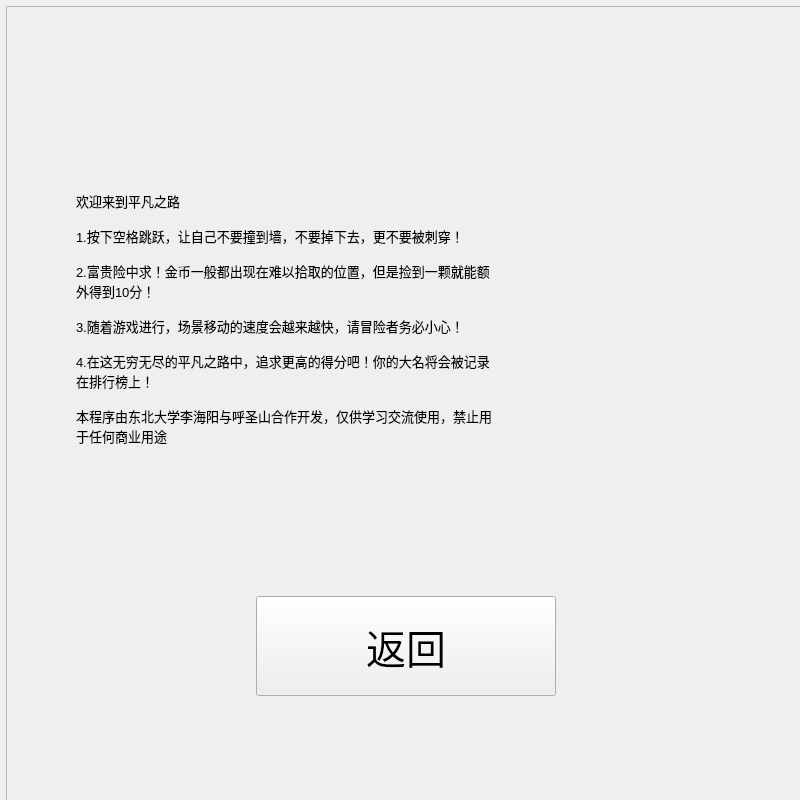
<?xml version="1.0" encoding="UTF-8"?>
<ui version="4.0">
 <class>widget_help</class>
 <widget class="QWidget" name="widget_help">
  <property name="geometry">
   <rect>
    <x>0</x>
    <y>0</y>
    <width>800</width>
    <height>800</height>
   </rect>
  </property>
  <property name="windowTitle">
   <string>Form</string>
  </property>
  <widget class="QFrame" name="frame">
   <property name="geometry">
    <rect>
     <x>6</x>
     <y>6</y>
     <width>800</width>
     <height>800</height>
    </rect>
   </property>
   <property name="styleSheet">
    <string notr="true">#frame{border-image: url(:/images/images/help.png);}</string>
   </property>
   <property name="frameShape">
    <enum>QFrame::StyledPanel</enum>
   </property>
   <property name="frameShadow">
    <enum>QFrame::Raised</enum>
   </property>
   <layout class="QVBoxLayout" name="verticalLayout">
    <item>
     <spacer name="verticalSpacer">
      <property name="orientation">
       <enum>Qt::Vertical</enum>
      </property>
      <property name="sizeType">
       <enum>QSizePolicy::Fixed</enum>
      </property>
      <property name="sizeHint" stdset="0">
       <size>
        <width>20</width>
        <height>30</height>
       </size>
      </property>
     </spacer>
    </item>
    <item>
     <layout class="QHBoxLayout" name="horizontalLayout_2">
      <item>
       <spacer name="horizontalSpacer_3">
        <property name="orientation">
         <enum>Qt::Horizontal</enum>
        </property>
        <property name="sizeType">
         <enum>QSizePolicy::Fixed</enum>
        </property>
        <property name="sizeHint" stdset="0">
         <size>
          <width>60</width>
          <height>20</height>
         </size>
        </property>
       </spacer>
      </item>
      <item>
       <widget class="QLabel" name="label">
        <property name="sizePolicy">
         <sizepolicy hsizetype="Expanding" vsizetype="Expanding">
          <horstretch>0</horstretch>
          <verstretch>0</verstretch>
         </sizepolicy>
        </property>
        <property name="font">
         <font>
          <pointsize>10</pointsize>
         </font>
        </property>
        <property name="text">
         <string>欢迎来到平凡之路

1.按下空格跳跃，让自己不要撞到墙，不要掉下去，更不要被刺穿！

2.富贵险中求！金币一般都出现在难以拾取的位置，但是捡到一颗就能额
外得到10分！

3.随着游戏进行，场景移动的速度会越来越快，请冒险者务必小心！

4.在这无穷无尽的平凡之路中，追求更高的得分吧！你的大名将会被记录
在排行榜上！

本程序由东北大学李海阳与呼圣山合作开发，仅供学习交流使用，禁止用
于任何商业用途</string>
        </property>
       </widget>
      </item>
      <item>
       <spacer name="horizontalSpacer_4">
        <property name="orientation">
         <enum>Qt::Horizontal</enum>
        </property>
        <property name="sizeType">
         <enum>QSizePolicy::Fixed</enum>
        </property>
        <property name="sizeHint" stdset="0">
         <size>
          <width>40</width>
          <height>20</height>
         </size>
        </property>
       </spacer>
      </item>
     </layout>
    </item>
    <item>
     <layout class="QHBoxLayout" name="horizontalLayout">
      <item>
       <spacer name="horizontalSpacer">
        <property name="orientation">
         <enum>Qt::Horizontal</enum>
        </property>
        <property name="sizeHint" stdset="0">
         <size>
          <width>40</width>
          <height>20</height>
         </size>
        </property>
       </spacer>
      </item>
      <item>
       <widget class="QPushButton" name="btnReturn">
        <property name="sizePolicy">
         <sizepolicy hsizetype="Fixed" vsizetype="Fixed">
          <horstretch>0</horstretch>
          <verstretch>0</verstretch>
         </sizepolicy>
        </property>
        <property name="minimumSize">
         <size>
          <width>300</width>
          <height>100</height>
         </size>
        </property>
        <property name="font">
         <font>
          <pointsize>30</pointsize>
         </font>
        </property>
        <property name="styleSheet">
         <string notr="true">#btnReturn{border-image: url(:/images/images/btn1.png);}
#btnReturn:hover{border-image: url(:/images/images/btn2.png);}</string>
        </property>
        <property name="text">
         <string>返回</string>
        </property>
       </widget>
      </item>
      <item>
       <spacer name="horizontalSpacer_2">
        <property name="orientation">
         <enum>Qt::Horizontal</enum>
        </property>
        <property name="sizeHint" stdset="0">
         <size>
          <width>40</width>
          <height>20</height>
         </size>
        </property>
       </spacer>
      </item>
     </layout>
    </item>
    <item>
     <spacer name="verticalSpacer_2">
      <property name="orientation">
       <enum>Qt::Vertical</enum>
      </property>
      <property name="sizeType">
       <enum>QSizePolicy::Fixed</enum>
      </property>
      <property name="sizeHint" stdset="0">
       <size>
        <width>20</width>
        <height>100</height>
       </size>
      </property>
     </spacer>
    </item>
   </layout>
  </widget>
 </widget>
 <resources/>
 <connections>
  <connection>
   <sender>btnReturn</sender>
   <signal>clicked()</signal>
   <receiver>widget_help</receiver>
   <slot>close()</slot>
   <hints>
    <hint type="sourcelabel">
     <x>399</x>
     <y>429</y>
    </hint>
    <hint type="destinationlabel">
     <x>399</x>
     <y>299</y>
    </hint>
   </hints>
  </connection>
 </connections>
</ui>
